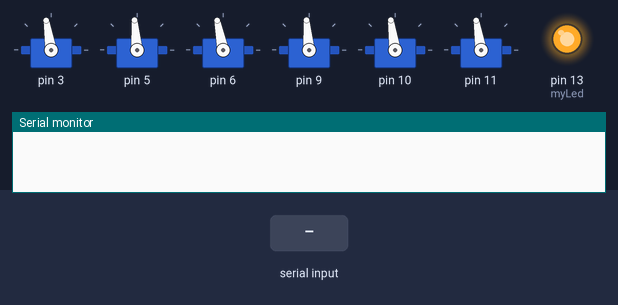
The sketch below on a simulated Arduino Uno, built with avr-gcc and run on an emulated ATmega328P. Shown: 6 × servo, output pins drawn as LEDs (lit = HIGH), the last lines printed to the serial monitor. The inputs (shaded band) are chosen by the test bench.

Above: at 1.2 s.
1.3 s: "1\n" received over Serial
At 2.2 s:
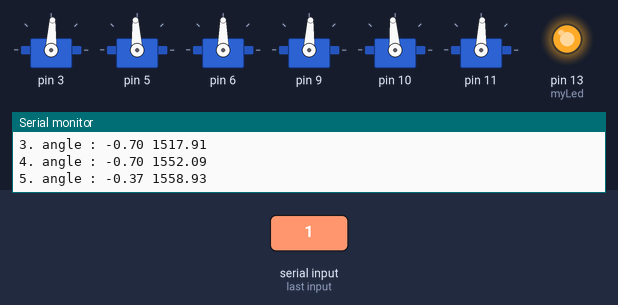
2.8 s: "90,45,200\n" received over Serial
At 3.3 s:
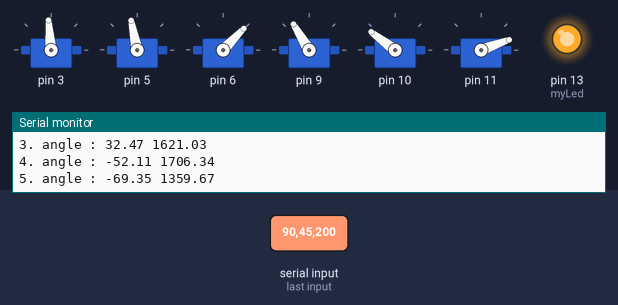
4.3 s: "30,150,10\n" received over Serial
At 5.7 s:
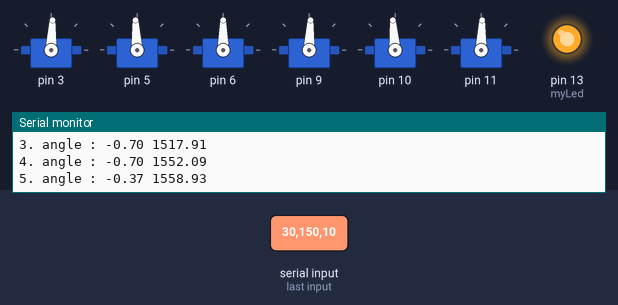
Timing chart, 0 to 7.3 s (numbered marks = the images above; inputs shaded):
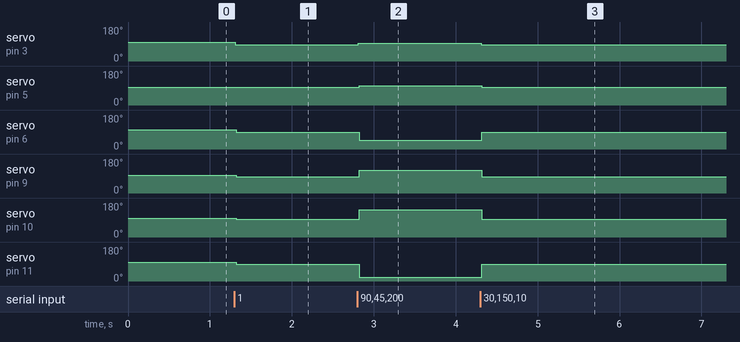

The sketch:

platform_self_uno.ino
```cpp
#include <Servo.h>
#include "PVector.h"
#include <SoftwareSerial.h>

#define DEB true;
//#define SELF_CONT
#define PRINTD

#define myLed  13
#define pi 3.1416
#define SBUF_SIZE 64

#define rotX 0
#define rotY 0

char sbuf[SBUF_SIZE];
signed int sbuf_cnt=0;

Servo servos[6];
SoftwareSerial myread(8,7);

const int zero_angles[6] = {1560,1520,1590,1520,1550,1560};
const int max_angles[6] = {1850,1800,1880,1800,1820,1830};
const int min_angles[6] = {1280,1230,1300,1250,1260,1300};

const float platformAngles[6]  = {260, 280, 20, 40, 140, 160};
const float baseAngles[6] = {245,295,5,55,125,175 };
const float beta[] = {2*PI/3, PI/3, -2*PI/3, -PI, 0, -PI/3};
float angle[6] = {0,};

const float INITIAL_HEIGHT = 514.352;//  250
const float BASE_RADIUS = 375; //140
const float PLATFORM_RADIUS = 325;
const float HORN_LENGTH = 150;
const float LEG_LENGTH = 555; // 270

float params[3] = {0,0,0};
float prevE[3] = {0,0,0};
float alpha[6];
float xdiff,ydiff;

PVector initialHeight(0,0,INITIAL_HEIGHT);
PVector baseJoint[6],platformJoint[6];
PVector translation,rotation;
PVector q[6],l[6],A[6];
PVector p1(0,0,0);

//float P=15,I=0.3,D=0.5;
float P=1,I=0,D=0;
float xError,yError;
float totalXerror,totalYerror;

void setup() {
    Serial.begin(115200);
    myread.begin(4800);
    pinMode(myLed, OUTPUT);
    digitalWrite(myLed, HIGH);

    for(int i=0;i<6;i++){
        servos[i].writeMicroseconds(zero_angles[i]);
    }

    servos[0].attach(3,min_angles[0],max_angles[0]);
    servos[1].attach(5,min_angles[1],max_angles[1]);
    servos[2].attach(6,min_angles[2],max_angles[2]);
    servos[3].attach(9,min_angles[3],max_angles[3]);
    servos[4].attach(10,min_angles[4],max_angles[4]);
    servos[5].attach(11,min_angles[5],max_angles[5]);

    for (int i=0; i<6; i++) {
        float mx = BASE_RADIUS*cos(radians(baseAngles[i]));
        float my = BASE_RADIUS*sin(radians(baseAngles[i]));
        baseJoint[i] = PVector(mx,my,0);
    }

    for (int i=0; i<6; i++) {
        float mx = PLATFORM_RADIUS*cos(radians(platformAngles[i]));
        float my = PLATFORM_RADIUS*sin(radians(platformAngles[i]));
        platformJoint[i] = PVector(mx, my, 0);
        q[i] = PVector(0, 0, 0);
        l[i] = PVector(0, 0, 0);
        A[i] = PVector(0, 0, 0);
    }

}

void loop() {

  PIDread();

  if(EBimuAsciiParser(params, 3)){

    xError = rotX - params[1];
    yError = rotY - params[0];

    totalYerror += yError;
    totalXerror += xError;

    xdiff = xError - prevE[1];
    ydiff = yError - prevE[0];

#ifdef PRINTD
    Serial.print(params[1]);
    Serial.print(" ");
    Serial.println(params[0]);
#endif

    PVector p2( ((P*yError) + (I*totalYerror) + (D*ydiff) )*pi/360 ,((P*xError) + (I*totalXerror) + (D*xdiff) )*pi/360,0);
    applyTranslationAndRotation(p1,p2);

    prevE[0] = xError;
    prevE[1] = yError;

  }
}


void calcQ(){
    for(int i=0;i<6;i++){
        q[i].x = cos(rotation.z)*cos(rotation.y)*platformJoint[i].x +
                 (-sin(rotation.z)*cos(rotation.x)+cos(rotation.z)*sin(rotation.y)*sin(rotation.x))*platformJoint[i].y +
                 (sin(rotation.z)*sin(rotation.x)+cos(rotation.z)*sin(rotation.y)*cos(rotation.x)) *platformJoint[i].z;

        q[i].y = sin(rotation.z)*cos(rotation.y)*platformJoint[i].x +
                 (cos(rotation.z)*cos(rotation.x)+sin(rotation.z)*sin(rotation.y)*sin(rotation.x))*platformJoint[i].y +
                 (-cos(rotation.z)*sin(rotation.x)+sin(rotation.z)*sin(rotation.y)*cos(rotation.x))*platformJoint[i].z;

        q[i].z = -sin(rotation.y)*platformJoint[i].x +
                 cos(rotation.y)*sin(rotation.x)*platformJoint[i].y +
                 cos(rotation.y)*cos(rotation.x)*platformJoint[i].z;

        PVector temp = translation;
        temp.add(initialHeight);
        q[i].add(temp);

        l[i] = q[i];
        l[i].sub(baseJoint[i]);

    }
}

void calcAlpha(){
    for(int i=0;i<6;i++){
        float L = l[i].magSq()-(LEG_LENGTH*LEG_LENGTH)+(HORN_LENGTH*HORN_LENGTH);
        float M = 2*HORN_LENGTH*(q[i].z-baseJoint[i].z);
        float N = 2*HORN_LENGTH*(cos(beta[i])*(q[i].x-baseJoint[i].x) + sin(beta[i])*(q[i].y-baseJoint[i].y));
        alpha[i] = asin(L/sqrt(M*M+N*N)) - atan2(N, M);
    }
}


void applyTranslationAndRotation(PVector t, PVector r) {

#ifdef PRINTD
    Serial.println(" this is the rotation : ");
#endif

    boolean err = false;
    rotation.set(r);
    translation.set(t);
    calcQ();
    calcAlpha();
    for(int i=0;i<6;i++){
        if(isnan(alpha[i])){
            err = true;

#ifdef PRINTD
            Serial.println("nan");
            Serial.println(alpha[i]);
#endif

        }
    }
    if(!err){
        for(int j=0;j<6;j++){
            digitalWrite(myLed, HIGH);
            float mult = degrees(alpha[j]) / 90;
            //if(j%2 == 0){
            if(j%2 == 1){
                if(alpha[j] >= 0){
                    servos[j].writeMicroseconds(zero_angles[j] + ((max_angles[j]-zero_angles[j]) * mult));
#ifdef PRINTD
          Serial.print(j);
          Serial.print(". angle : ");
          Serial.print(degrees(alpha[j]));
          Serial.print(" ");
          Serial.println(zero_angles[j] + ((max_angles[j]-zero_angles[j]) * mult));
#endif

                }else{
                    servos[j].writeMicroseconds(zero_angles[j] + ((zero_angles[j]-min_angles[j]) * mult));
#ifdef PRINTD
          Serial.print(j);
          Serial.print(". angle : ");
          Serial.print(degrees(alpha[j]));
          Serial.print(" ");
          Serial.println(zero_angles[j] + ((zero_angles[j]-min_angles[j]) * mult));
#endif
                }
            }else{
                if(alpha[j] >= 0){
                    servos[j].writeMicroseconds(zero_angles[j] - ((zero_angles[j]-min_angles[j]) * mult));
#ifdef PRINTD
          Serial.print(j);
          Serial.print(". angle : ");
          Serial.print(degrees(alpha[j]));
          Serial.print(" ");
          Serial.println(zero_angles[j] - ((zero_angles[j]-min_angles[j]) * mult));
#endif

                }else{
                    servos[j].writeMicroseconds(zero_angles[j] - ((max_angles[j]-zero_angles[j]) * mult));
#ifdef PRINTD
          Serial.print(j);
          Serial.print(". angle : ");
          Serial.print(degrees(alpha[j]));
          Serial.print(" ");
          Serial.println(zero_angles[j] - ((max_angles[j]-zero_angles[j]) * mult));
#endif

                }
            }
        }
    }
}

int EBimuAsciiParser(float *item, int number_of_item)
{
  int n,i;
  int rbytes;
  char *addr;
  int result = 0;

  rbytes = Serial.available();
  for(n=0;n<rbytes;n++)
  {
    sbuf[sbuf_cnt] = Serial.read();
    if(sbuf[sbuf_cnt]==0x0a)
       {
           addr = strtok(sbuf,",");
           for(i=0;i<number_of_item;i++)
           {
              item[i] = atof(addr);
              addr = strtok(NULL,",");
           }

           result = 1;

         // Serial.print("\n\r");
         // for(i=0;i<number_of_item;i++)  {  Serial.print(item[i]);  Serial.print(" "); }
       }
     else if(sbuf[sbuf_cnt]=='*')
       {   sbuf_cnt=-1;
       }

     sbuf_cnt++;
     if(sbuf_cnt>=SBUF_SIZE) sbuf_cnt=0;
  }

  return result;
}

void PIDread(){

  if(myread.available()){ // rx on pin8

    P = myread.parseInt();
    myread.read();
    I = (float)(myread.parseInt())/100;
    myread.read();
    D = (float)(myread.parseInt())/100;

    #ifdef PIDINPUT
    Serial.print(P);
    Serial.print(" : ");
    Serial.print(I);
    Serial.print(" : ");
    Serial.print(D);
    Serial.print("read P,I,D data");
    #endif

    digitalWrite(myLed, HIGH);
  }

}
```

PVector.h
```cpp
class PVector{


public:
	float x;
	float y;
	float z;

	//PVector(){}
	PVector(float a=0,float b=0,float c=0){
		x=a;
		y=b;
		z=c;
	}

	void set(float a=0,float b=0,float c=0){
		x=a;
		y=b;
		z=c;
	}

	void set(PVector a){
		x=a.x;
		y=a.y;
		z=a.z;
	}

	void add(float a=0,float b=0,float c=0){
		x+=a;
		y+=b;
		z+=c;
	}
	void add(PVector a){
		x+=a.x;
		y+=a.y;
		z+=a.z;
	}

	void sub(PVector a){
		x-=a.x;
		y-=a.y;
		z-=a.z;
	}

	float magSq(){
		float ret = 0;
		ret += x*x;
		ret += y*y;
		ret += z*z;
		return ret;
	}

};
```

Measured:
- after the input at 1.3 s, servo on pin 3: 99° → 87° at once; servo on pin 5: 95° → 93° at once; servo on pin 6: 101° → 90° at once; servo on pin 9: 95° → 87° at once; servo on pin 10: 98° → 94° at once
- after the input at 2.8 s, servo on pin 3: 87° → 95° at once; servo on pin 5: 93° → 101° at once; servo on pin 6: 90° → 46° at once; servo on pin 9: 87° → 121° at once; servo on pin 10: 94° → 143° at once
- after the input at 4.3 s, servo on pin 3: 95° → 87° at once; servo on pin 5: 101° → 93° at once; servo on pin 6: 46° → 90° at once; servo on pin 9: 121° → 87° at once; servo on pin 10: 143° → 94° at once
